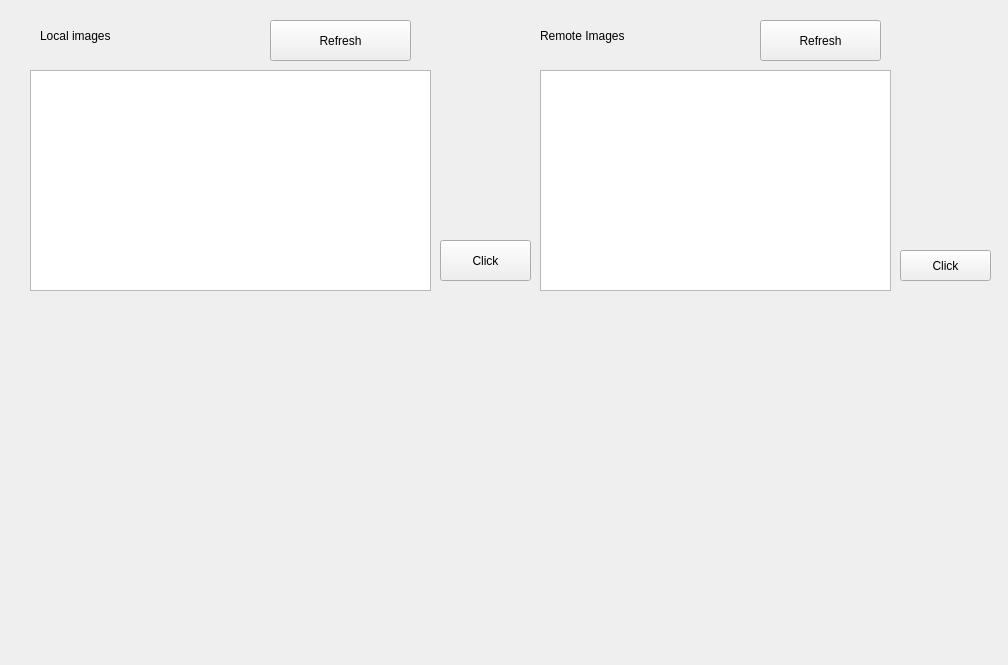
<?xml version="1.0" encoding="UTF-8"?>
<ui version="4.0">
 <class>ViewImageWindow</class>
 <widget class="QDialog" name="ViewImageWindow">
  <property name="geometry">
   <rect>
    <x>0</x>
    <y>0</y>
    <width>1008</width>
    <height>665</height>
   </rect>
  </property>
  <property name="windowTitle">
   <string>Dialog</string>
  </property>
  <widget class="QLabel" name="label">
   <property name="geometry">
    <rect>
     <x>60</x>
     <y>300</y>
     <width>901</width>
     <height>351</height>
    </rect>
   </property>
   <property name="text">
    <string/>
   </property>
  </widget>
  <widget class="QPushButton" name="pushButton">
   <property name="geometry">
    <rect>
     <x>100</x>
     <y>1310</y>
     <width>301</width>
     <height>121</height>
    </rect>
   </property>
   <property name="text">
    <string>Next Image</string>
   </property>
  </widget>
  <widget class="QListWidget" name="listWidget">
   <property name="geometry">
    <rect>
     <x>30</x>
     <y>70</y>
     <width>401</width>
     <height>221</height>
    </rect>
   </property>
  </widget>
  <widget class="QListWidget" name="listWidget_2">
   <property name="geometry">
    <rect>
     <x>540</x>
     <y>70</y>
     <width>351</width>
     <height>221</height>
    </rect>
   </property>
  </widget>
  <widget class="QPushButton" name="pushButton_2">
   <property name="geometry">
    <rect>
     <x>440</x>
     <y>240</y>
     <width>91</width>
     <height>41</height>
    </rect>
   </property>
   <property name="text">
    <string>Click</string>
   </property>
  </widget>
  <widget class="QPushButton" name="pushButton_3">
   <property name="geometry">
    <rect>
     <x>900</x>
     <y>250</y>
     <width>91</width>
     <height>31</height>
    </rect>
   </property>
   <property name="text">
    <string>Click</string>
   </property>
  </widget>
  <widget class="QLabel" name="label_2">
   <property name="geometry">
    <rect>
     <x>40</x>
     <y>10</y>
     <width>511</width>
     <height>51</height>
    </rect>
   </property>
   <property name="text">
    <string>Local images</string>
   </property>
  </widget>
  <widget class="QLabel" name="label_3">
   <property name="geometry">
    <rect>
     <x>540</x>
     <y>10</y>
     <width>601</width>
     <height>51</height>
    </rect>
   </property>
   <property name="text">
    <string>Remote Images</string>
   </property>
  </widget>
  <widget class="QPushButton" name="pushButton_4">
   <property name="geometry">
    <rect>
     <x>270</x>
     <y>20</y>
     <width>141</width>
     <height>41</height>
    </rect>
   </property>
   <property name="text">
    <string>Refresh</string>
   </property>
  </widget>
  <widget class="QPushButton" name="pushButton_5">
   <property name="geometry">
    <rect>
     <x>760</x>
     <y>20</y>
     <width>121</width>
     <height>41</height>
    </rect>
   </property>
   <property name="text">
    <string>Refresh</string>
   </property>
  </widget>
 </widget>
 <resources/>
 <connections/>
</ui>
